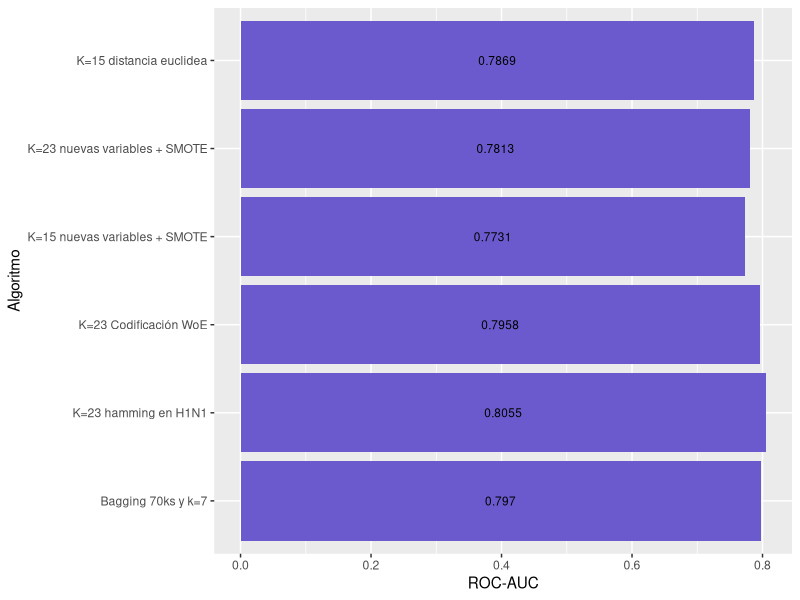

This chart was generated by the following R code:
library(tidyverse)

res <- read_csv2("driven_data_results.csv") %>% rename(Orden = Indice)

res %>% ggplot(aes(x = Puntuacion, y = reorder(Algoritmo,-Orden), label=Puntuacion)) + 
  geom_col(fill="slateblue") + labs(y="Algoritmo", x= "ROC-AUC") +
  geom_text(size = 3, position = position_stack(vjust = 0.5))
